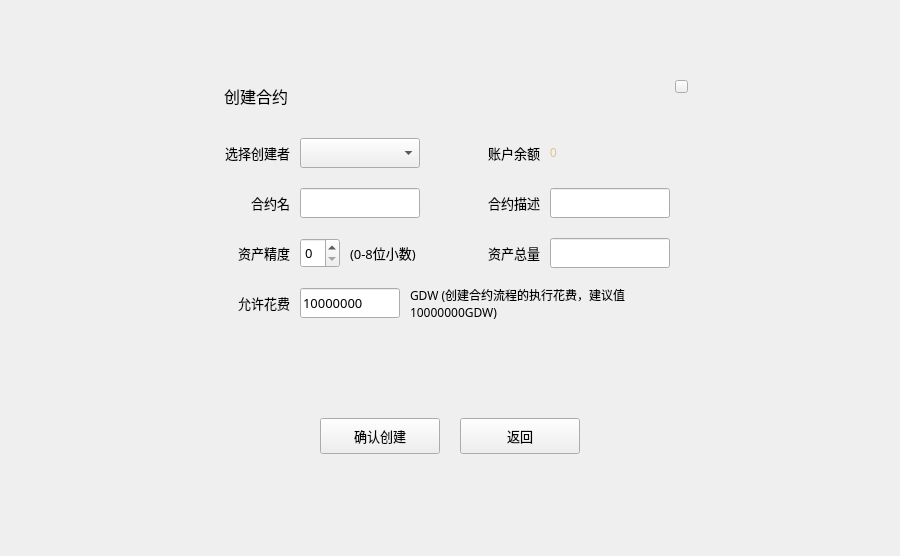
<?xml version="1.0" encoding="UTF-8"?>
<ui version="4.0">
 <class>CreateTokenDialog</class>
 <widget class="QDialog" name="CreateTokenDialog">
  <property name="geometry">
   <rect>
    <x>0</x>
    <y>0</y>
    <width>900</width>
    <height>556</height>
   </rect>
  </property>
  <property name="windowTitle">
   <string>Dialog</string>
  </property>
  <property name="styleSheet">
   <string notr="true">font: 10pt &quot;微软雅黑&quot;;</string>
  </property>
  <widget class="QWidget" name="widget" native="true">
   <property name="geometry">
    <rect>
     <x>0</x>
     <y>0</y>
     <width>900</width>
     <height>556</height>
    </rect>
   </property>
   <property name="font">
    <font>
     <family>微软雅黑</family>
     <pointsize>10</pointsize>
     <weight>50</weight>
     <italic>false</italic>
     <bold>false</bold>
    </font>
   </property>
   <widget class="QWidget" name="containerWidget" native="true">
    <property name="geometry">
     <rect>
      <x>200</x>
      <y>68</y>
      <width>500</width>
      <height>420</height>
     </rect>
    </property>
    <property name="font">
     <font>
      <family>微软雅黑</family>
      <pointsize>10</pointsize>
      <weight>50</weight>
      <italic>false</italic>
      <bold>false</bold>
     </font>
    </property>
    <widget class="QStackedWidget" name="stackedWidget">
     <property name="geometry">
      <rect>
       <x>0</x>
       <y>50</y>
       <width>500</width>
       <height>370</height>
      </rect>
     </property>
     <property name="font">
      <font>
       <family>微软雅黑</family>
       <pointsize>10</pointsize>
       <weight>50</weight>
       <italic>false</italic>
       <bold>false</bold>
      </font>
     </property>
     <property name="styleSheet">
      <string notr="true"/>
     </property>
     <property name="currentIndex">
      <number>0</number>
     </property>
     <widget class="QWidget" name="normalPage">
      <widget class="QComboBox" name="accountComboBox">
       <property name="geometry">
        <rect>
         <x>100</x>
         <y>20</y>
         <width>120</width>
         <height>30</height>
        </rect>
       </property>
       <property name="minimumSize">
        <size>
         <width>0</width>
         <height>0</height>
        </size>
       </property>
       <property name="styleSheet">
        <string notr="true"/>
       </property>
      </widget>
      <widget class="QLabel" name="label_11">
       <property name="geometry">
        <rect>
         <x>0</x>
         <y>120</y>
         <width>90</width>
         <height>30</height>
        </rect>
       </property>
       <property name="styleSheet">
        <string notr="true">font: 9pt &quot;微软雅黑&quot;;</string>
       </property>
       <property name="text">
        <string>资产精度</string>
       </property>
       <property name="alignment">
        <set>Qt::AlignRight|Qt::AlignTrailing|Qt::AlignVCenter</set>
       </property>
       <property name="wordWrap">
        <bool>true</bool>
       </property>
      </widget>
      <widget class="QToolButton" name="backBtn">
       <property name="geometry">
        <rect>
         <x>260</x>
         <y>300</y>
         <width>120</width>
         <height>36</height>
        </rect>
       </property>
       <property name="font">
        <font>
         <family>微软雅黑</family>
         <pointsize>10</pointsize>
         <weight>50</weight>
         <italic>false</italic>
         <bold>false</bold>
        </font>
       </property>
       <property name="cursor">
        <cursorShape>PointingHandCursor</cursorShape>
       </property>
       <property name="focusPolicy">
        <enum>Qt::NoFocus</enum>
       </property>
       <property name="styleSheet">
        <string notr="true"/>
       </property>
       <property name="text">
        <string>返回</string>
       </property>
      </widget>
      <widget class="QLabel" name="label_12">
       <property name="geometry">
        <rect>
         <x>0</x>
         <y>20</y>
         <width>90</width>
         <height>30</height>
        </rect>
       </property>
       <property name="styleSheet">
        <string notr="true">font: 9pt &quot;微软雅黑&quot;;</string>
       </property>
       <property name="text">
        <string>选择创建者</string>
       </property>
       <property name="alignment">
        <set>Qt::AlignRight|Qt::AlignTrailing|Qt::AlignVCenter</set>
       </property>
       <property name="wordWrap">
        <bool>true</bool>
       </property>
      </widget>
      <widget class="QLabel" name="balanceLabel">
       <property name="geometry">
        <rect>
         <x>350</x>
         <y>20</y>
         <width>150</width>
         <height>30</height>
        </rect>
       </property>
       <property name="styleSheet">
        <string notr="true">color: rgb(220,195,145);</string>
       </property>
       <property name="text">
        <string>0</string>
       </property>
       <property name="alignment">
        <set>Qt::AlignLeading|Qt::AlignLeft|Qt::AlignVCenter</set>
       </property>
      </widget>
      <widget class="QLabel" name="label_13">
       <property name="geometry">
        <rect>
         <x>0</x>
         <y>70</y>
         <width>90</width>
         <height>30</height>
        </rect>
       </property>
       <property name="styleSheet">
        <string notr="true">font: 9pt &quot;微软雅黑&quot;;</string>
       </property>
       <property name="text">
        <string>合约名</string>
       </property>
       <property name="alignment">
        <set>Qt::AlignRight|Qt::AlignTrailing|Qt::AlignVCenter</set>
       </property>
       <property name="wordWrap">
        <bool>true</bool>
       </property>
      </widget>
      <widget class="QLabel" name="label_14">
       <property name="geometry">
        <rect>
         <x>250</x>
         <y>20</y>
         <width>90</width>
         <height>30</height>
        </rect>
       </property>
       <property name="styleSheet">
        <string notr="true">font: 9pt &quot;微软雅黑&quot;;</string>
       </property>
       <property name="text">
        <string>账户余额</string>
       </property>
       <property name="alignment">
        <set>Qt::AlignRight|Qt::AlignTrailing|Qt::AlignVCenter</set>
       </property>
       <property name="wordWrap">
        <bool>true</bool>
       </property>
      </widget>
      <widget class="QLabel" name="label_15">
       <property name="geometry">
        <rect>
         <x>250</x>
         <y>70</y>
         <width>90</width>
         <height>30</height>
        </rect>
       </property>
       <property name="styleSheet">
        <string notr="true">font: 9pt &quot;微软雅黑&quot;;</string>
       </property>
       <property name="text">
        <string>合约描述</string>
       </property>
       <property name="alignment">
        <set>Qt::AlignRight|Qt::AlignTrailing|Qt::AlignVCenter</set>
       </property>
       <property name="wordWrap">
        <bool>true</bool>
       </property>
      </widget>
      <widget class="QLineEdit" name="totalSupplyLineEdit">
       <property name="geometry">
        <rect>
         <x>350</x>
         <y>120</y>
         <width>120</width>
         <height>30</height>
        </rect>
       </property>
       <property name="text">
        <string/>
       </property>
      </widget>
      <widget class="QToolButton" name="issueBtn">
       <property name="geometry">
        <rect>
         <x>120</x>
         <y>300</y>
         <width>120</width>
         <height>36</height>
        </rect>
       </property>
       <property name="font">
        <font>
         <family>微软雅黑</family>
         <pointsize>10</pointsize>
         <weight>50</weight>
         <italic>false</italic>
         <bold>false</bold>
        </font>
       </property>
       <property name="cursor">
        <cursorShape>PointingHandCursor</cursorShape>
       </property>
       <property name="focusPolicy">
        <enum>Qt::NoFocus</enum>
       </property>
       <property name="styleSheet">
        <string notr="true"/>
       </property>
       <property name="text">
        <string>确认创建</string>
       </property>
      </widget>
      <widget class="QLineEdit" name="contractDescriptionLineEdit">
       <property name="geometry">
        <rect>
         <x>350</x>
         <y>70</y>
         <width>120</width>
         <height>30</height>
        </rect>
       </property>
       <property name="text">
        <string/>
       </property>
      </widget>
      <widget class="QLineEdit" name="contractNameLineEdit">
       <property name="geometry">
        <rect>
         <x>100</x>
         <y>70</y>
         <width>120</width>
         <height>30</height>
        </rect>
       </property>
      </widget>
      <widget class="QLabel" name="label_17">
       <property name="geometry">
        <rect>
         <x>250</x>
         <y>120</y>
         <width>90</width>
         <height>30</height>
        </rect>
       </property>
       <property name="styleSheet">
        <string notr="true">font: 9pt &quot;微软雅黑&quot;;</string>
       </property>
       <property name="text">
        <string>资产总量</string>
       </property>
       <property name="alignment">
        <set>Qt::AlignRight|Qt::AlignTrailing|Qt::AlignVCenter</set>
       </property>
       <property name="wordWrap">
        <bool>true</bool>
       </property>
      </widget>
      <widget class="QLabel" name="label_18">
       <property name="geometry">
        <rect>
         <x>0</x>
         <y>170</y>
         <width>90</width>
         <height>30</height>
        </rect>
       </property>
       <property name="styleSheet">
        <string notr="true">font: 9pt &quot;微软雅黑&quot;;</string>
       </property>
       <property name="text">
        <string>允许花费</string>
       </property>
       <property name="alignment">
        <set>Qt::AlignRight|Qt::AlignTrailing|Qt::AlignVCenter</set>
       </property>
       <property name="wordWrap">
        <bool>true</bool>
       </property>
      </widget>
      <widget class="QLineEdit" name="gasLineEdit">
       <property name="geometry">
        <rect>
         <x>100</x>
         <y>170</y>
         <width>100</width>
         <height>30</height>
        </rect>
       </property>
       <property name="styleSheet">
        <string notr="true"/>
       </property>
       <property name="text">
        <string>10000000</string>
       </property>
      </widget>
      <widget class="QLabel" name="label_19">
       <property name="geometry">
        <rect>
         <x>210</x>
         <y>165</y>
         <width>280</width>
         <height>40</height>
        </rect>
       </property>
       <property name="font">
        <font>
         <family>微软雅黑</family>
         <pointsize>9</pointsize>
         <weight>50</weight>
         <italic>false</italic>
         <bold>false</bold>
        </font>
       </property>
       <property name="styleSheet">
        <string notr="true">font: 9pt &quot;微软雅黑&quot;;</string>
       </property>
       <property name="text">
        <string>GDW (创建合约流程的执行花费，建议值 10000000GDW)</string>
       </property>
       <property name="wordWrap">
        <bool>true</bool>
       </property>
      </widget>
      <widget class="QLabel" name="label_20">
       <property name="geometry">
        <rect>
         <x>150</x>
         <y>120</y>
         <width>100</width>
         <height>30</height>
        </rect>
       </property>
       <property name="text">
        <string>(0-8位小数)</string>
       </property>
      </widget>
      <widget class="QSpinBox" name="precisionSpinBox">
       <property name="geometry">
        <rect>
         <x>100</x>
         <y>120</y>
         <width>40</width>
         <height>30</height>
        </rect>
       </property>
       <property name="maximum">
        <number>8</number>
       </property>
      </widget>
     </widget>
     <widget class="QWidget" name="waitingPage">
      <widget class="QLabel" name="label_16">
       <property name="geometry">
        <rect>
         <x>50</x>
         <y>50</y>
         <width>400</width>
         <height>40</height>
        </rect>
       </property>
       <property name="text">
        <string>正在创建合约，请勿关闭钱包</string>
       </property>
       <property name="alignment">
        <set>Qt::AlignCenter</set>
       </property>
       <property name="wordWrap">
        <bool>true</bool>
       </property>
      </widget>
      <widget class="QLabel" name="waitingInfoLabel">
       <property name="geometry">
        <rect>
         <x>20</x>
         <y>100</y>
         <width>460</width>
         <height>200</height>
        </rect>
       </property>
       <property name="text">
        <string>正在注册合约...</string>
       </property>
       <property name="alignment">
        <set>Qt::AlignCenter</set>
       </property>
       <property name="wordWrap">
        <bool>true</bool>
       </property>
       <property name="textInteractionFlags">
        <set>Qt::LinksAccessibleByMouse|Qt::TextSelectableByMouse</set>
       </property>
      </widget>
      <widget class="QToolButton" name="okBtn2">
       <property name="geometry">
        <rect>
         <x>190</x>
         <y>300</y>
         <width>120</width>
         <height>36</height>
        </rect>
       </property>
       <property name="font">
        <font>
         <family>微软雅黑</family>
         <pointsize>10</pointsize>
         <weight>50</weight>
         <italic>false</italic>
         <bold>false</bold>
        </font>
       </property>
       <property name="cursor">
        <cursorShape>PointingHandCursor</cursorShape>
       </property>
       <property name="focusPolicy">
        <enum>Qt::NoFocus</enum>
       </property>
       <property name="styleSheet">
        <string notr="true"/>
       </property>
       <property name="text">
        <string>确定</string>
       </property>
      </widget>
     </widget>
    </widget>
    <widget class="QLabel" name="contactLabel2">
     <property name="geometry">
      <rect>
       <x>24</x>
       <y>17</y>
       <width>200</width>
       <height>21</height>
      </rect>
     </property>
     <property name="font">
      <font>
       <family>微软雅黑</family>
       <pointsize>12</pointsize>
       <weight>50</weight>
       <italic>false</italic>
       <bold>false</bold>
      </font>
     </property>
     <property name="styleSheet">
      <string notr="true">font: 12pt &quot;微软雅黑&quot;;</string>
     </property>
     <property name="text">
      <string>创建合约</string>
     </property>
    </widget>
    <widget class="QToolButton" name="closeBtn">
     <property name="geometry">
      <rect>
       <x>475</x>
       <y>12</y>
       <width>13</width>
       <height>13</height>
      </rect>
     </property>
     <property name="cursor">
      <cursorShape>PointingHandCursor</cursorShape>
     </property>
     <property name="focusPolicy">
      <enum>Qt::NoFocus</enum>
     </property>
     <property name="styleSheet">
      <string notr="true"/>
     </property>
     <property name="text">
      <string/>
     </property>
    </widget>
   </widget>
  </widget>
 </widget>
 <resources/>
 <connections/>
</ui>
